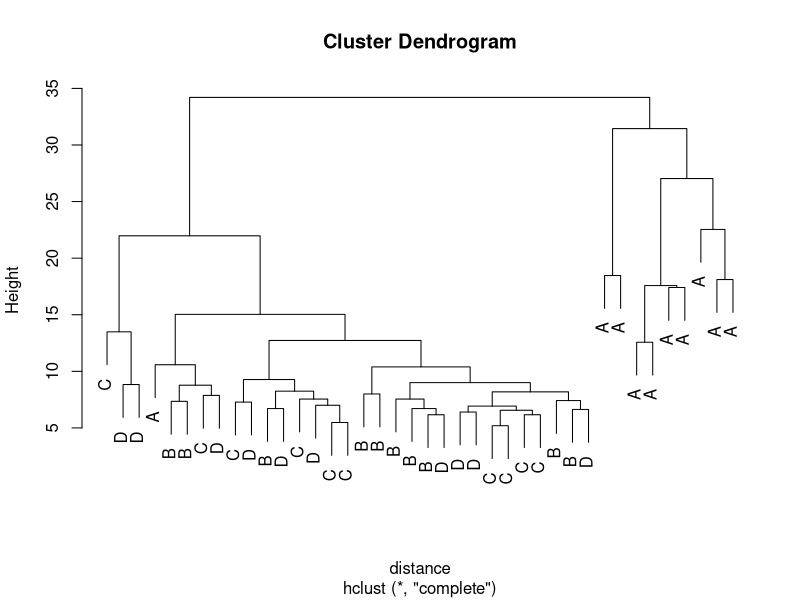
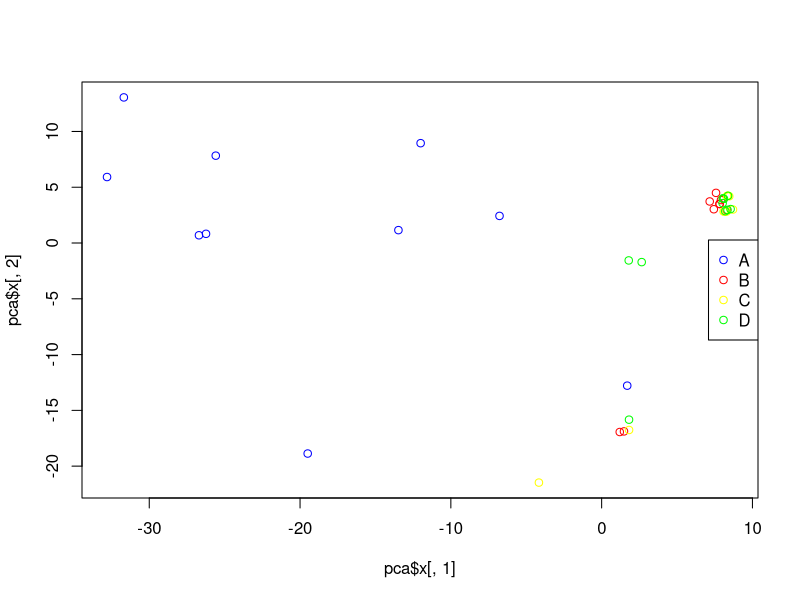

The R script that drew these images, in order:

# turtle

### read data
len <- 2000
data <- as.matrix(read.csv("../Data/turtle.genotypes.csv", stringsAsFactors=F, header=F, colClasses=rep("numeric", len)))
dim(data)

### assign an name for each location
locations <- rep(c("A","B","C","D"), each=10)

## 1) population subdivision

### to test whether there is population subdivision we can do several things

### for instance, we can build a tree of all samples and check whether we observe some cluster
### we can do this by first building a distance matrix and then a tree

distance <- dist(data)

tree <- hclust(distance)

plot(tree, labels=locations)

### or we can do a PCA
### we can filter our low-frequency variants first
colors <- rep(c("blue","red","yellow","green"), each=10)

index <- which(apply(FUN=sum, X=data, MAR=2)/(nrow(data)*2)>0.05)

pca <- prcomp(data[,index], center=T, scale=T)

summary(pca)

plot(pca$x[,1], pca$x[,2], col=colors, pch=1)
legend("right", legend=sort(unique(locations)), col=unique(colors), pch=1)

### or we can calculate FST between locations from haplotype

data2 <- as.matrix(read.csv("../Data/turtle.csv", stringsAsFactors=F, header=F, colClasses=rep("numeric", len)))

calcFST <- function(pop1, pop2) {

	# only for equal sample sizes!

	fA1 <- as.numeric(apply(FUN=sum, X=pop1, MAR=2)/nrow(pop1))
	fA2 <- as.numeric(apply(FUN=sum, X=pop2, MAR=2)/nrow(pop2))

	FST <- rep(NA, length(fA1))

	for (i in 1:length(FST)) {

		HT <- 2 * ( (fA1[i] + fA2[i]) / 2 ) * (1 - ((fA1[i] + fA2[i]) / 2) )
		HS <- fA1[i] * (1 - fA1[i]) + fA2[i] * (1 - fA2[i]) 

		FST[i] <- (HT - HS) / HT

	}
	FST
}

snps <- which(apply(FUN=sum, X=data2, MAR=2)/(nrow(data2))>0.05)

cat("\nFST value (average):",
"\nA vs B", mean(calcFST(data2[1:20,snps], data2[21:40,snps]), na.rm=T),
"\nA vs C", mean(calcFST(data2[1:20,snps], data2[41:60,snps]), na.rm=T),
"\nA vs D", mean(calcFST(data2[1:20,snps], data2[61:80,snps]), na.rm=T),
"\nB vs C", mean(calcFST(data2[21:40,snps], data2[41:60,snps]), na.rm=T),
"\nB vs D", mean(calcFST(data2[21:40,snps], data2[61:80,snps]), na.rm=T),
"\nC vs D", mean(calcFST(data2[41:60,snps], data2[61:80,snps]), na.rm=T),"\n")

### these values indicate a certain degree of population subdivision

## 2) there is no evidence for isolation by distance, but instead of admixture